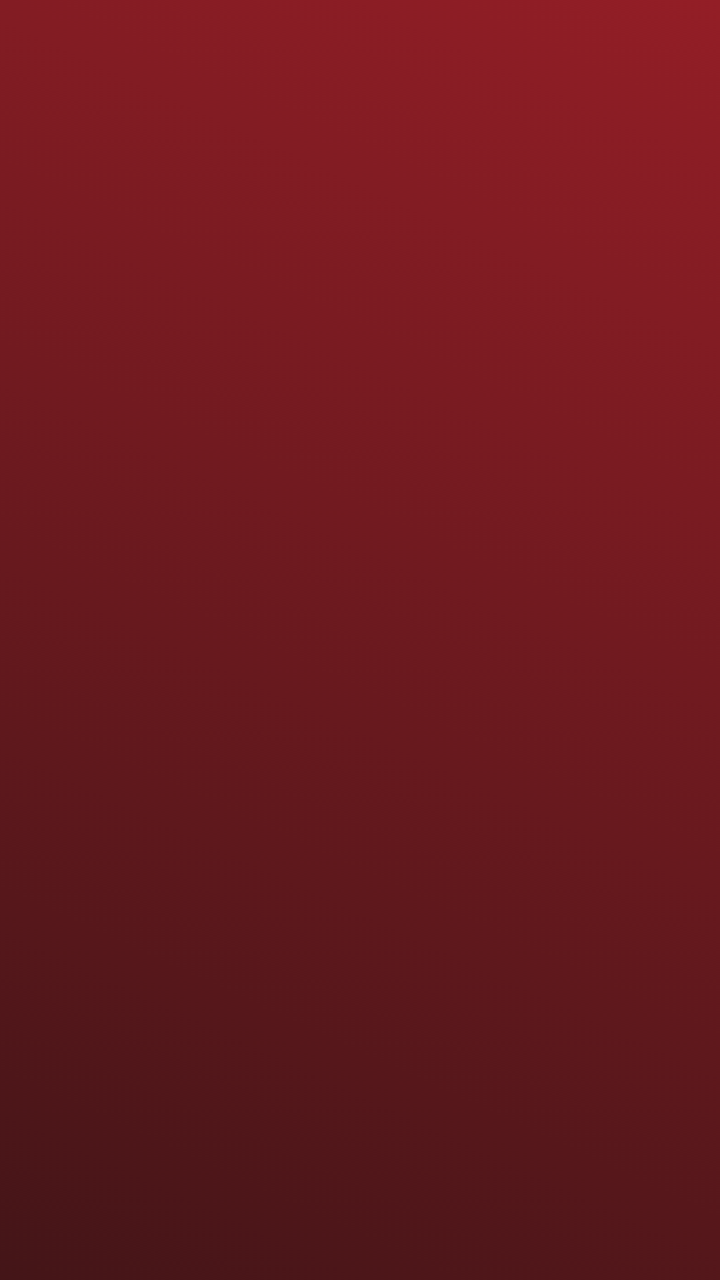
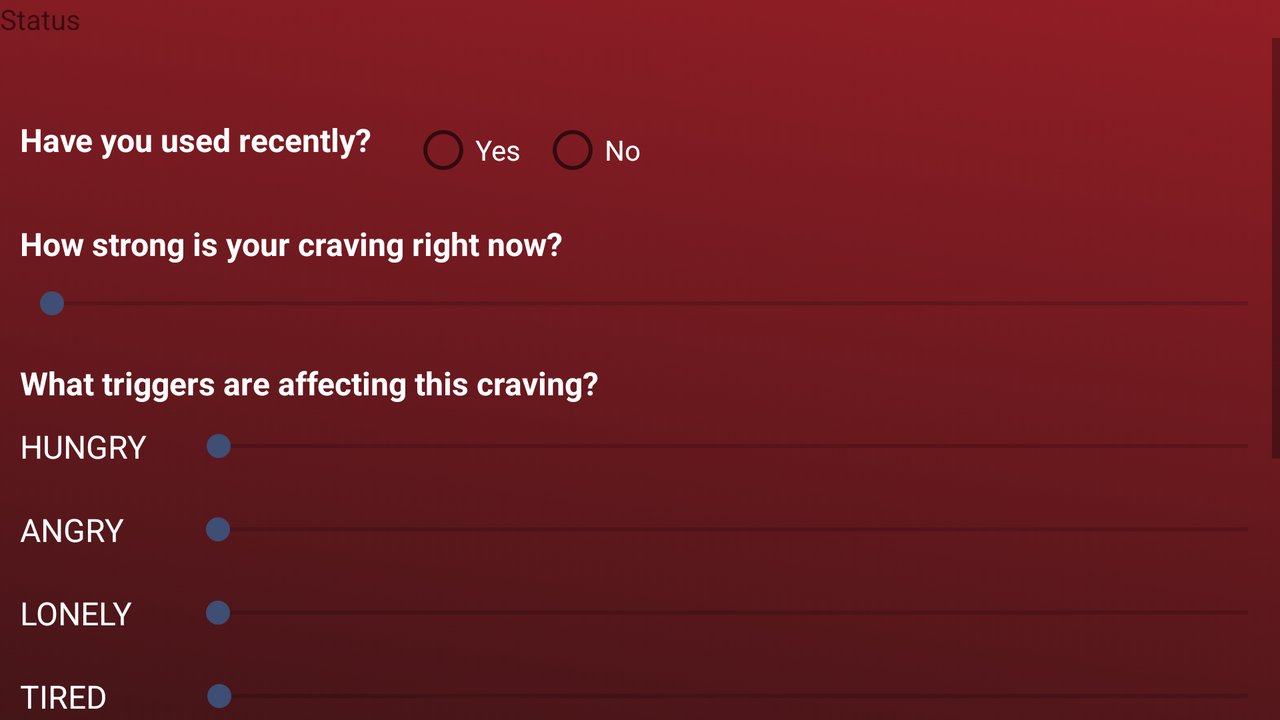

Compare how this app lays out the same screen by default and in its alternative resource folder. The renders come first, then the two layout files and the values they reference.
<!-- AndroidManifest.xml: application theme AppTheme -->
<!-- res/layout/activity_status.xml -->
<?xml version="1.0" encoding="utf-8"?>
<LinearLayout xmlns:android="http://schemas.android.com/apk/res/android"
    xmlns:tools="http://schemas.android.com/tools"
    android:layout_width="match_parent"
    android:layout_height="match_parent"
    android:background="@drawable/background"
    android:orientation="vertical"
    tools:context=".StatusActivity">

</LinearLayout>
<!-- resources referenced by this layout -->
<resources>
  <!-- drawable background: jpg bitmap (drawable, 11047 bytes) -->
  <style name="AppTheme" parent="Theme.AppCompat.Light.NoActionBar">
          <item name="colorPrimary">@color/colorPrimary</item>
          <item name="colorPrimaryDark">@color/colorPrimaryDark</item>
          <item name="colorAccent">@color/colorAccent</item>
      </style>
  <color name="colorPrimary">#3b1416</color> // app name background color
  <color name="colorPrimaryDark">#3f4e75</color>
  <color name="colorAccent">#3f4e75</color>
</resources>
<!-- res/layout-land/activity_status.xml (the repository's variant of the layout above) -->
<!-- drawn on the phone turned sideways -->
<?xml version="1.0" encoding="utf-8"?>
<LinearLayout xmlns:android="http://schemas.android.com/apk/res/android"
    xmlns:tools="http://schemas.android.com/tools"
    android:layout_width="match_parent"
    android:layout_height="wrap_content"
    android:background="@drawable/background"
    android:orientation="vertical"
    tools:context=".StatusActivity">

    <TextView
        android:id="@+id/tvTitle"
        style="@style/TitleTextStyle"
        android:layout_width="wrap_content"
        android:layout_height="wrap_content"
        android:text="@string/status_title" />

    <ScrollView
        android:layout_width="match_parent"
        android:layout_height="match_parent">

        <LinearLayout
            android:layout_width="match_parent"
            android:layout_height="wrap_content"
            android:orientation="vertical">

            <LinearLayout
                android:layout_width="match_parent"
                android:layout_height="wrap_content"
                android:layout_marginStart="10dip"
                android:layout_marginTop="40dip"
                android:orientation="vertical">

                <LinearLayout
                    android:layout_width="match_parent"
                    android:layout_height="wrap_content"
                    android:orientation="horizontal">

                    <TextView
                        android:id="@+id/tvUse"
                        android:layout_width="wrap_content"
                        android:layout_height="match_parent"
                        android:text="@string/status_use"
                        android:textColor="@color/colorWhite"
                        android:textSize="16sp"
                        android:textStyle="bold" />

                    <RadioGroup
                        android:id="@+id/rbgUse"
                        android:layout_width="wrap_content"
                        android:layout_height="wrap_content"
                        android:layout_marginStart="20dip"
                        android:orientation="horizontal">

                        <RadioButton
                            android:id="@+id/rbYes"
                            android:layout_width="match_parent"
                            android:layout_height="wrap_content"
                            android:text="@string/status_yesradio"
                            android:textColor="@color/colorWhite" />

                        <RadioButton
                            android:id="@+id/rbNo"
                            android:layout_width="match_parent"
                            android:layout_height="wrap_content"
                            android:layout_marginStart="10dip"
                            android:text="@string/status_noradio"
                            android:textColor="@color/colorWhite" />
                    </RadioGroup>
                </LinearLayout>

                <TextView
                    android:id="@+id/tvCrave"
                    android:layout_width="match_parent"
                    android:layout_height="match_parent"
                    android:layout_marginTop="20dip"
                    android:text="@string/status_crave"
                    android:textColor="@color/colorWhite"
                    android:textSize="16sp"
                    android:textStyle="bold" />

                <SeekBar
                    android:id="@+id/sbCrave"
                    android:layout_width="match_parent"
                    android:layout_height="wrap_content"
                    android:layout_marginTop="10dip"
                    android:max="10" />

                <TextView
                    android:id="@+id/tvTrigger"
                    android:layout_width="match_parent"
                    android:layout_height="match_parent"
                    android:layout_marginTop="20dip"
                    android:text="@string/status_trigger"
                    android:textColor="@color/colorWhite"
                    android:textSize="16sp"
                    android:textStyle="bold" />

                <LinearLayout
                    android:layout_width="match_parent"
                    android:layout_height="wrap_content"
                    android:layout_marginTop="10dip"
                    android:orientation="horizontal">

                    <TextView
                        android:id="@+id/tvHungry"
                        android:layout_width="wrap_content"
                        android:layout_height="wrap_content"
                        android:text="@string/status_hungry"
                        android:textColor="@color/colorWhite"
                        android:textSize="16sp" />

                    <SeekBar
                        android:id="@+id/sbHungry"
                        android:layout_width="match_parent"
                        android:layout_height="match_parent"
                        android:layout_marginStart="20dip"
                        android:max="10" />
                </LinearLayout>

                <LinearLayout
                    android:layout_width="match_parent"
                    android:layout_height="wrap_content"
                    android:layout_marginTop="20dip"
                    android:orientation="horizontal">

                    <TextView
                        android:id="@+id/tvAngry"
                        android:layout_width="wrap_content"
                        android:layout_height="wrap_content"
                        android:text="@string/status_angry"
                        android:textColor="@color/colorWhite"
                        android:textSize="16sp" />

                    <SeekBar
                        android:id="@+id/sbAngry"
                        android:layout_width="match_parent"
                        android:layout_height="match_parent"
                        android:layout_marginStart="31dip"
                        android:max="10" />
                </LinearLayout>

                <LinearLayout
                    android:layout_width="match_parent"
                    android:layout_height="wrap_content"
                    android:layout_marginTop="20dip"
                    android:orientation="horizontal">

                    <TextView
                        android:id="@+id/tvLonely"
                        android:layout_width="wrap_content"
                        android:layout_height="wrap_content"
                        android:text="@string/status_lonely"
                        android:textColor="@color/colorWhite"
                        android:textSize="16sp" />

                    <SeekBar
                        android:id="@+id/sbLonely"
                        android:layout_width="match_parent"
                        android:layout_height="match_parent"
                        android:layout_marginStart="27dip"
                        android:max="10" />
                </LinearLayout>

                <LinearLayout
                    android:layout_width="match_parent"
                    android:layout_height="wrap_content"
                    android:layout_marginTop="20dip"
                    android:orientation="horizontal">

                    <TextView
                        android:id="@+id/tvTired"
                        android:layout_width="wrap_content"
                        android:layout_height="wrap_content"
                        android:text="@string/status_tired"
                        android:textColor="@color/colorWhite"
                        android:textSize="16sp" />

                    <SeekBar
                        android:id="@+id/sbTired"
                        android:layout_width="match_parent"
                        android:layout_height="match_parent"
                        android:layout_marginStart="40dip"
                        android:max="10" />
                </LinearLayout>

                <LinearLayout
                    android:layout_width="match_parent"
                    android:layout_height="wrap_content"
                    android:layout_marginTop="20dip"
                    android:orientation="horizontal">

                    <TextView
                        android:id="@+id/tvAnxiety"
                        android:layout_width="wrap_content"
                        android:layout_height="wrap_content"
                        android:text="@string/status_anxiety"
                        android:textColor="@color/colorWhite"
                        android:textSize="16sp" />

                    <SeekBar
                        android:id="@+id/sbAnxiety"
                        android:layout_width="match_parent"
                        android:layout_height="match_parent"
                        android:layout_marginStart="19dip"
                        android:max="10" />
                </LinearLayout>

                <LinearLayout
                    android:layout_width="match_parent"
                    android:layout_height="wrap_content"
                    android:layout_marginTop="20dip"
                    android:orientation="horizontal">

                    <TextView
                        android:id="@+id/tvPain"
                        android:layout_width="wrap_content"
                        android:layout_height="wrap_content"
                        android:text="@string/status_pain"
                        android:textColor="@color/colorWhite"
                        android:textSize="16sp" />

                    <SeekBar
                        android:id="@+id/sbPain"
                        android:layout_width="match_parent"
                        android:layout_height="match_parent"
                        android:layout_marginStart="48dip"
                        android:max="10" />
                </LinearLayout>

                <LinearLayout
                    android:layout_width="match_parent"
                    android:layout_height="wrap_content"
                    android:layout_marginTop="20dip"
                    android:orientation="horizontal">

                    <TextView
                        android:id="@+id/tvOther"
                        android:layout_width="wrap_content"
                        android:layout_height="wrap_content"
                        android:text="@string/status_other"
                        android:textColor="@color/colorWhite"
                        android:textSize="16sp" />

                    <SeekBar
                        android:id="@+id/sbOther"
                        android:layout_width="match_parent"
                        android:layout_height="match_parent"
                        android:layout_marginStart="32dip"
                        android:max="10" />
                </LinearLayout>
            </LinearLayout>

            <Button
                android:id="@+id/button"
                style="@style/ButtonStyle"
                android:layout_width="340dip"
                android:layout_height="wrap_content"
                android:layout_gravity="center"
                android:layout_marginTop="40dip"
                android:text="@string/status_savebutton" />
        </LinearLayout>
    </ScrollView>
</LinearLayout>
<!-- resources referenced by the variant -->
<!-- as the phone turned sideways resolves them -->
<resources>
  <color name="colorWhite">#ffffff</color>
  <!-- drawable background: jpg bitmap (drawable, 11047 bytes) -->
  <string name="status_angry">ANGRY</string>
  <string name="status_anxiety">ANXIETY</string>
  <string name="status_crave">How strong is your craving right now?</string>
  <string name="status_hungry">HUNGRY</string>
  <string name="status_lonely">LONELY</string>
  <string name="status_noradio">No</string>
  <string name="status_other">OTHER</string>
  <string name="status_pain">PAIN</string>
  <string name="status_savebutton">Save</string>
  <string name="status_tired">TIRED</string>
  <string name="status_title">Status</string>
  <string name="status_trigger">What triggers are affecting this craving?</string>
  <string name="status_use">Have you used recently?</string>
  <string name="status_yesradio">Yes</string>
  <style name="ButtonStyle" parent="@android:style/Widget.Button">
          <item name="android:background">@drawable/round_button</item>
          <item name="android:textColor">@color/colorButtonText</item>
          <item name="android:textSize">18dp</item>
          <item name="android:textStyle">bold</item>
      </style>
  <style name="AppTheme" parent="Theme.AppCompat.Light.NoActionBar">
          <item name="colorPrimary">@color/colorPrimary</item>
          <item name="colorPrimaryDark">@color/colorPrimaryDark</item>
          <item name="colorAccent">@color/colorAccent</item>
      </style>
  <!-- drawable round_button (drawable) -->
  <?xml version="1.0" encoding="utf-8"?>
  <shape xmlns:android="http://schemas.android.com/apk/res/android"
      android:shape="rectangle">
  
      <solid
          android:color="#EEE85E5E" />
  
      <corners
          android:bottomRightRadius="100dp"
          android:bottomLeftRadius="100dp"
          android:topRightRadius="100dp"
          android:topLeftRadius="100dp"/>
  </shape>
  <color name="colorButtonText">#614385</color>
  <color name="colorPrimary">#3b1416</color> // app name background color
  <color name="colorPrimaryDark">#3f4e75</color>
  <color name="colorAccent">#3f4e75</color>
</resources>
